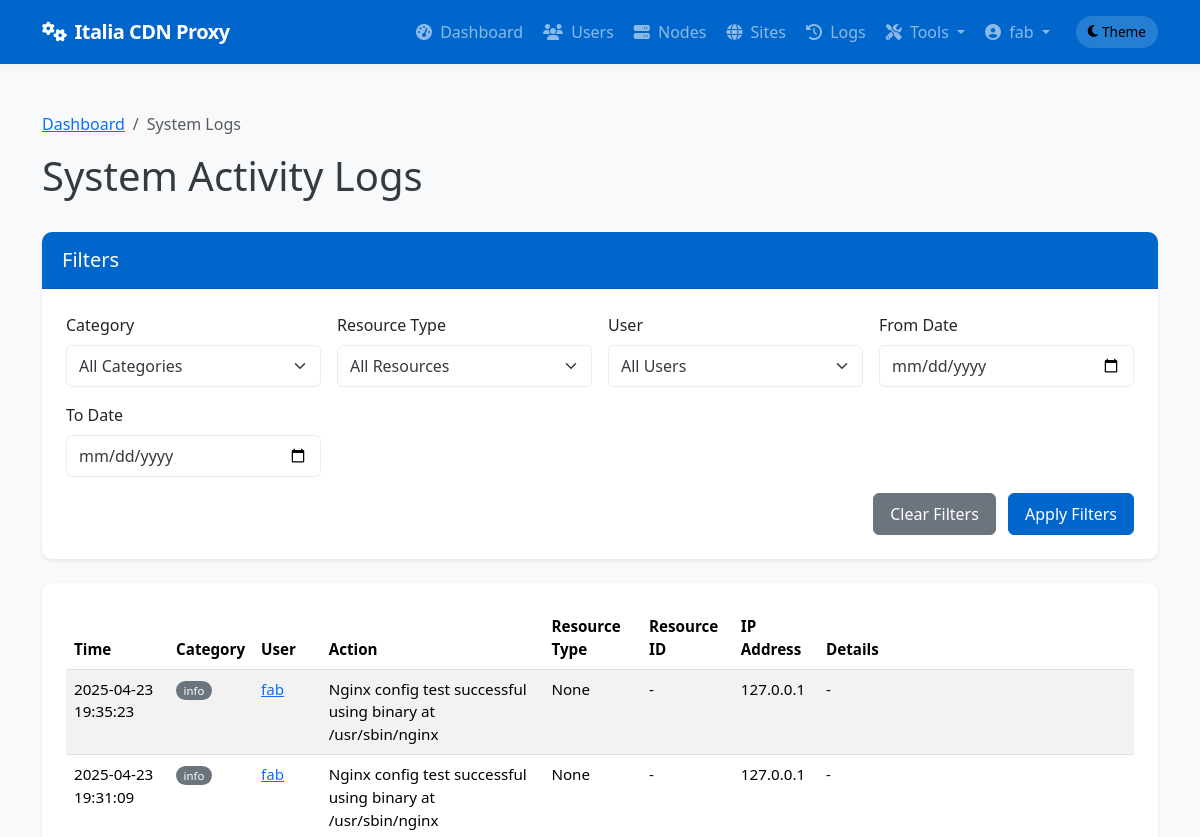
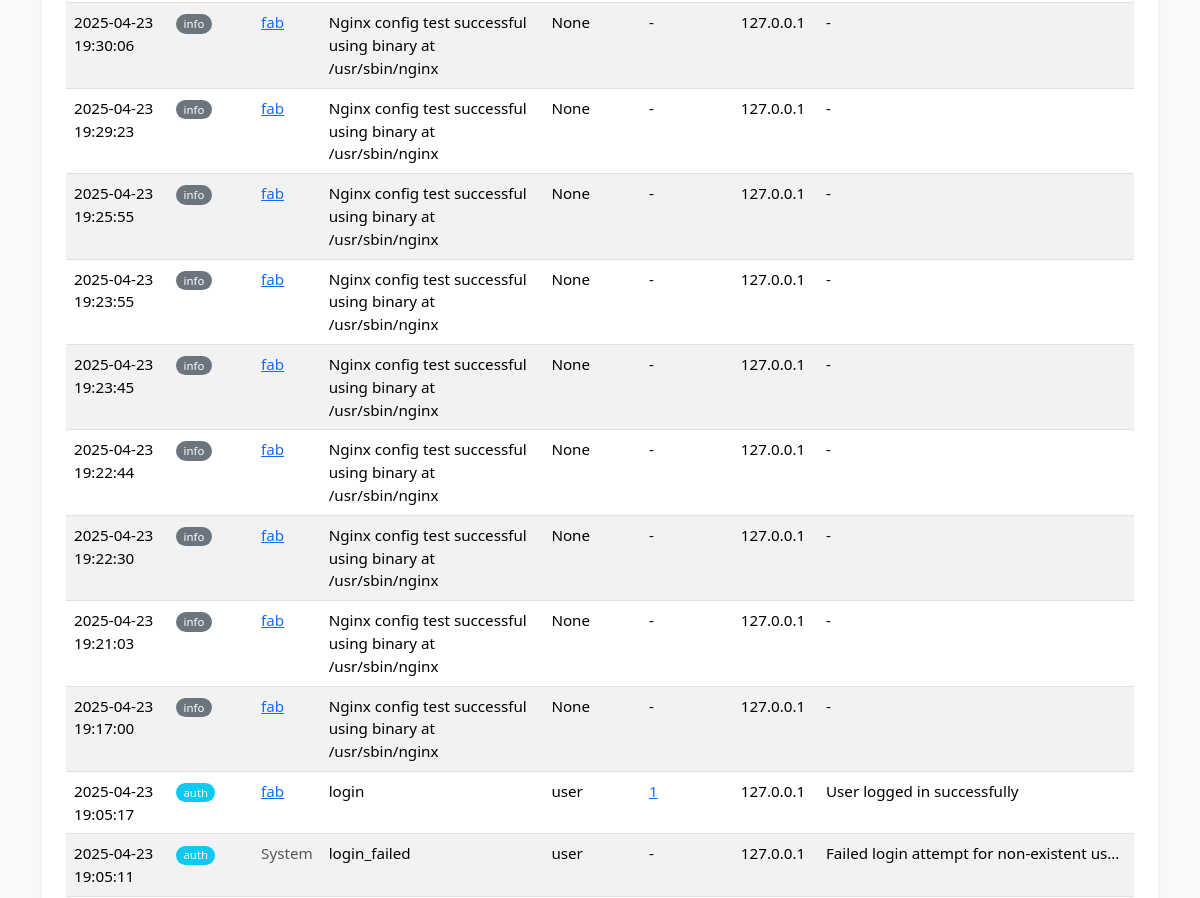
The page /admin/system/logs (signed in, upper part) on the database as committed earlier (2 pictures, top to bottom).
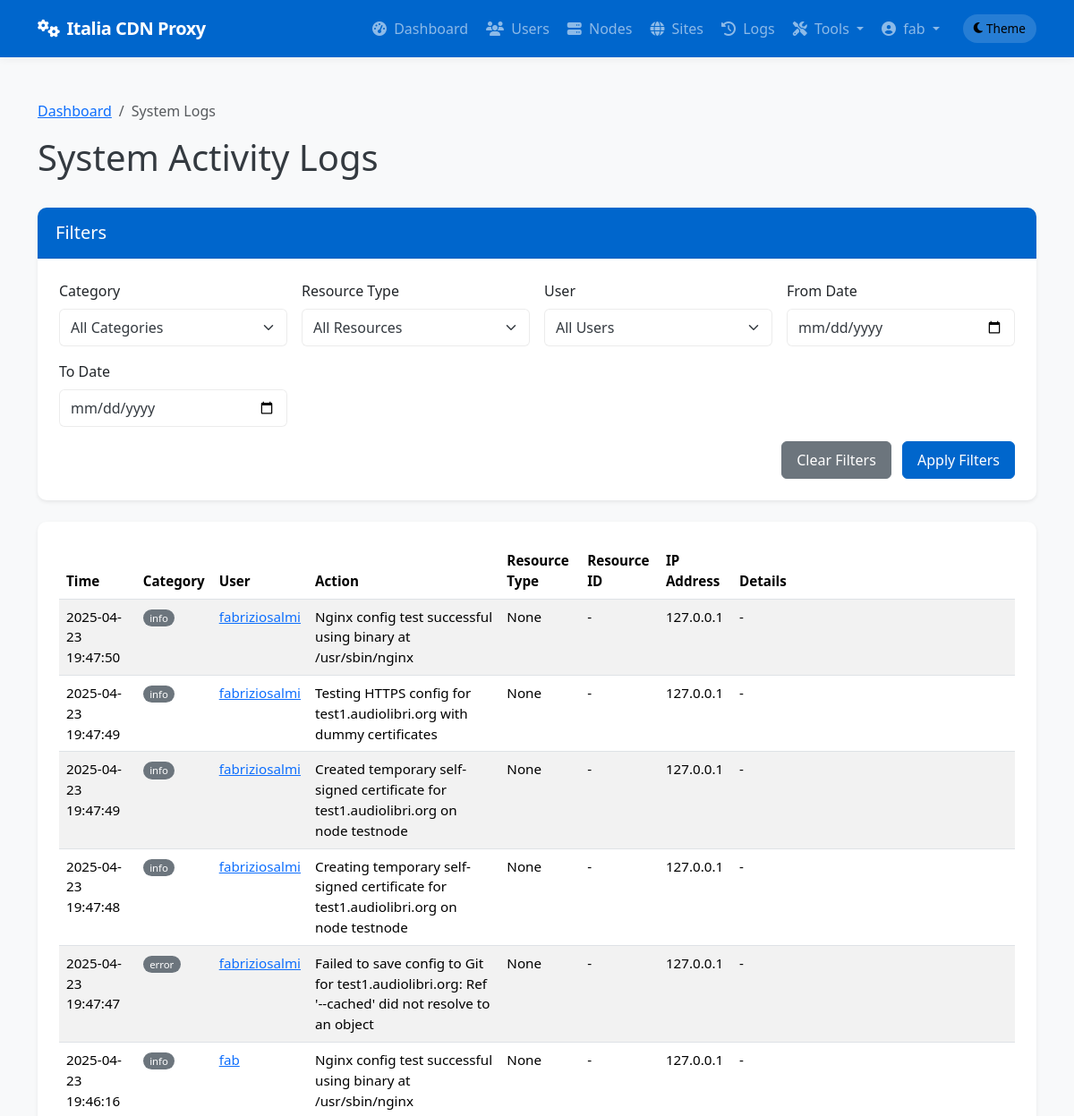
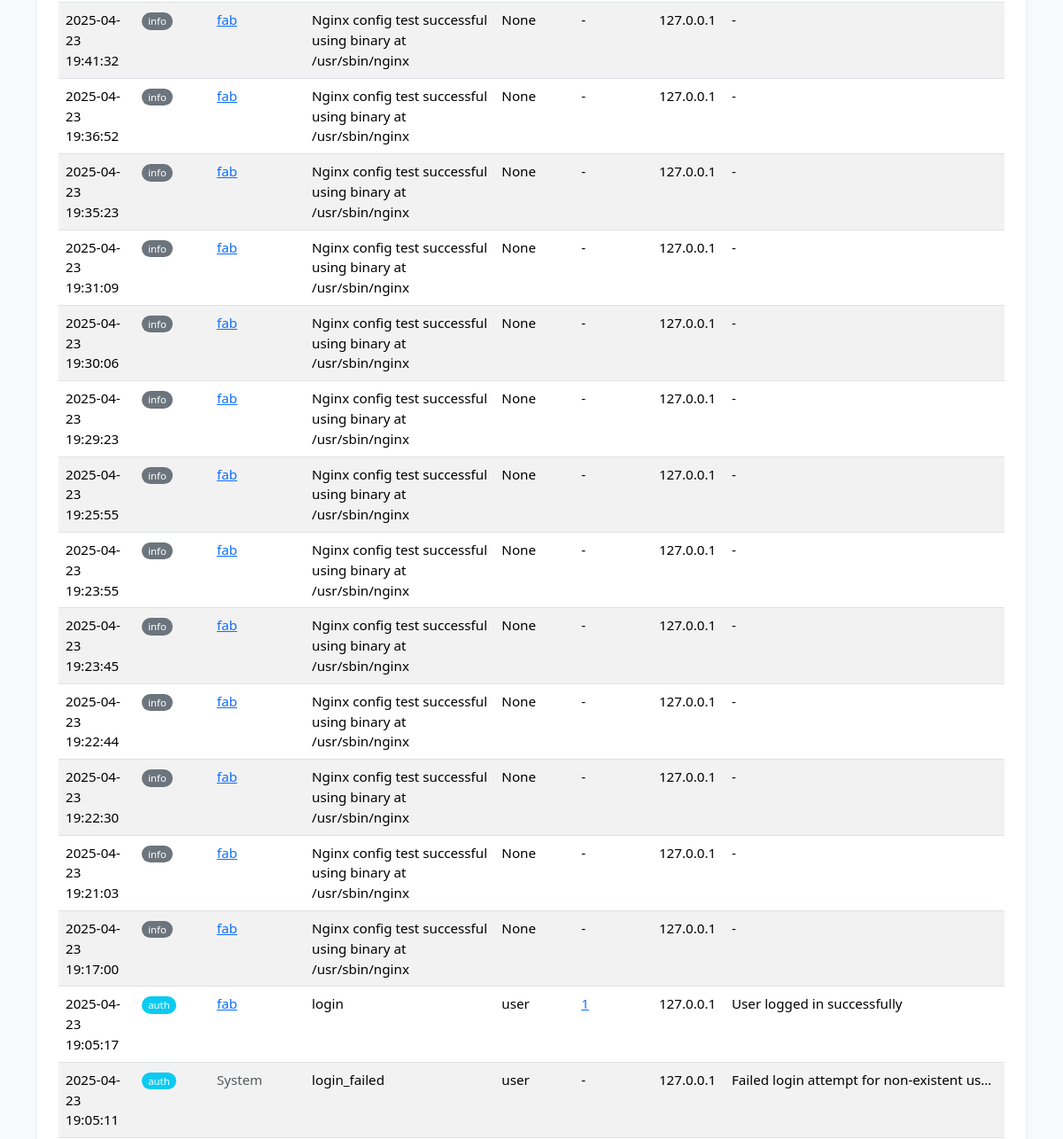
The same page on the database as committed later (2 pictures, top to bottom).
### app/models/models.py (models this page shows, shortened)
class SystemLog(db.Model):
    __tablename__ = 'system_logs'
    id = db.Column(db.Integer, primary_key=True)
    user_id = db.Column(db.Integer, db.ForeignKey('users.id'), nullable=True)  # Null for system events
    category = db.Column(db.String(32), nullable=False)  # auth, admin, system, security, etc.
    action = db.Column(db.String(64), nullable=False)    # login, logout, create, delete, etc.
    resource_type = db.Column(db.String(32), nullable=True)  # user, node, site, etc.
    resource_id = db.Column(db.Integer, nullable=True)       # ID of the affected resource
    details = db.Column(db.Text, nullable=True)              # Additional details
    ip_address = db.Column(db.String(45), nullable=True)     # IP address of user/system
    created_at = db.Column(db.DateTime, default=datetime.utcnow)
    user = db.relationship('User', backref=db.backref('system_logs', lazy='dynamic'))

class User(db.Model):
    __tablename__ = 'users'
    id = db.Column(db.Integer, primary_key=True)
    username = db.Column(db.String(64), unique=True, index=True, nullable=False)
    email = db.Column(db.String(120), unique=True, index=True, nullable=False)
    password_hash = db.Column(db.String(128), nullable=False)
    role = db.Column(db.String(20), nullable=False, default='client')  # 'admin' or 'client'
    is_active = db.Column(db.Boolean, default=True)
    created_at = db.Column(db.DateTime, default=datetime.utcnow)
    last_login = db.Column(db.DateTime, nullable=True)
    sites = db.relationship('Site', backref='owner', lazy='dynamic')
    def is_admin(self):
        return self.role == 'admin'

### app/controllers/admin.py (the view, shortened to what this page needs)
@admin.route('/system/logs')
@login_required
@admin_required
def system_logs():
    category = request.args.get('category')
    user_id = request.args.get('user_id')
    resource_type = request.args.get('resource_type')
    from_date = request.args.get('from_date')
    to_date = request.args.get('to_date')
    from app.models.models import SystemLog
    query = SystemLog.query
    if category:
        query = query.filter(SystemLog.category == category)
    if user_id:
        query = query.filter(SystemLog.user_id == user_id)
    if resource_type:
        query = query.filter(SystemLog.resource_type == resource_type)
    if from_date:
        try:
            from_datetime = datetime.strptime(from_date, '%Y-%m-%d')
            query = query.filter(SystemLog.created_at >= from_datetime)
        except ValueError:
            pass
    categories = db.session.query(SystemLog.category).distinct().all()
    resource_types = db.session.query(SystemLog.resource_type).distinct().all()
    users = User.query.all()
    page = request.args.get('page', 1, type=int)
    logs = query.order_by(SystemLog.created_at.desc()).paginate(page=page, per_page=50)
    return render_template('admin/system_logs.html',
                          logs=logs,
                          categories=[c[0] for c in categories if c[0]],
                          resource_types=[r[0] for r in resource_types if r[0]],
                          users=users,
                          filters={
                              'category': category,
                              'user_id': user_id,
                              'resource_type': resource_type,
                              'from_date': from_date,
                              'to_date': to_date
                          })

### app/models/__init__.py (called while the page is built)
@login_manager.user_loader
def load_user(user_id):
    return User.query.get(int(user_id))

### app/services/access_control.py (called while the page is built)
def admin_required(f):
    @wraps(f)
    def decorated_function(*args, **kwargs):
        if not current_user.is_admin():
            flash('You need admin privileges to access this page.', 'error')
            return abort(403)
        return f(*args, **kwargs)
    return decorated_function

### app/templates/admin/system_logs.html (shortened to what the changed rows need)
{% extends 'base.html' %}
{% block content %}
<div class="container py-4">
    <div class="d-flex justify-content-between align-items-center mb-4">
        <h1>System Activity Logs</h1>
    </div>
    <div class="card shadow-sm">
        <div class="card-body">
            {% if logs.items %}
                <div class="table-responsive">
                    <table class="table table-striped table-hover">
                        <thead>
                            <tr>
                                <th>Time</th>
                                <th>Category</th>
                                <th>User</th>
                                <th>Action</th>
                                <th>Resource Type</th>
                                <th>Resource ID</th>
                                <th>IP Address</th>
                                <th>Details</th>
                            </tr>
                        </thead>
                        <tbody>
                            {% for log in logs.items %}
                            <tr>
                                <td>{{ log.created_at.strftime('%Y-%m-%d %H:%M:%S') }}</td>
                                <td>
                                    <span class="badge rounded-pill
                                    {% if log.category == 'auth' %}bg-info
                                    {% elif log.category == 'admin' %}bg-primary
                                    {% elif log.category == 'security' %}bg-danger
                                    {% elif log.category == 'system' %}bg-success
                                    {% else %}bg-secondary{% endif %}">
                                        {{ log.category }}
                                    </span>
                                </td>
                                <td>
                                    {% if log.user %}
                                        <a href="{{ url_for('admin.edit_user', user_id=log.user_id) }}">{{ log.user.username }}</a>
                                    {% else %}
                                        <span class="text-muted">System</span>
                                    {% endif %}
                                </td>
                                <td>{{ log.action }}</td>
                                <td>{{ log.resource_type }}</td>
                                <td>
                                    {% if log.resource_type == 'site' and log.resource_id %}
                                        <a href="{{ url_for('admin.view_site', site_id=log.resource_id) }}">{{ log.resource_id }}</a>
                                    {% elif log.resource_type == 'node' and log.resource_id %}
                                        <a href="{{ url_for('admin.view_node', node_id=log.resource_id) }}">{{ log.resource_id }}</a>
                                    {% elif log.resource_type == 'user' and log.resource_id %}
                                        <a href="{{ url_for('admin.edit_user', user_id=log.resource_id) }}">{{ log.resource_id }}</a>
                                    {% else %}
                                        {{ log.resource_id if log.resource_id else '-' }}
                                    {% endif %}
                                </td>
                                <td>{{ log.ip_address or '-' }}</td>
                                <td>
                                    <span class="text-truncate d-inline-block" style="max-width: 300px;" title="{{ log.details }}">
                                        {{ log.details or '-' }}
                                    </span>
                                </td>
                            </tr>
                            {% endfor %}
                        </tbody>
                    </table>
                </div>
            {% else %}
                <div class="alert alert-info mb-0">
                    <i class="fas fa-info-circle me-2"></i> No system logs found matching your criteria.
                </div>
            {% endif %}
        </div>
    </div>
</div>
{% endblock %}

Rows that differ between the two databases and show on the page:
added SystemLog: created_at "2025-04-23 19:47:50", category "info", user.username "fabriziosalmi", action "Nginx config test successful using binary at /usr/sbin/nginx", resource_type "None", resource_id "-", ip_address "127.0.0.1", details "-"
added SystemLog: created_at "2025-04-23 19:47:49", category "info", user.username "fabriziosalmi", action "Testing HTTPS config for test1.audiolibri.org with dummy certificates", resource_type "None", resource_id "-", ip_address "127.0.0.1", details "-"
added SystemLog: created_at "2025-04-23 19:47:49", category "info", user.username "fabriziosalmi", action "Created temporary self-signed certificate for test1.audiolibri.org on node testnode", resource_type "None", resource_id "-", ip_address "127.0.0.1", details "-"
added SystemLog: created_at "2025-04-23 19:47:48", category "info", user.username "fabriziosalmi", action "Creating temporary self-signed certificate for test1.audiolibri.org on node testnode", resource_type "None", resource_id "-", ip_address "127.0.0.1", details "-"
added SystemLog: created_at "2025-04-23 19:47:47", category "error", user.username "fabriziosalmi", action "Failed to save config to Git for test1.audiolibri.org: Ref '--cached' did not resolve to an object", resource_type "None", resource_id "-", ip_address "127.0.0.1", details "-"
added SystemLog: created_at "2025-04-23 19:46:16", category "info", user.username "fab", action "Nginx config test successful using binary at /usr/sbin/nginx", resource_type "None", resource_id "-", ip_address "127.0.0.1", details "-"
added SystemLog: created_at "2025-04-23 19:41:32", category "info", user.username "fab", action "Nginx config test successful using binary at /usr/sbin/nginx", resource_type "None", resource_id "-", ip_address "127.0.0.1", details "-"
added SystemLog: created_at "2025-04-23 19:36:52", category "info", user.username "fab", action "Nginx config test successful using binary at /usr/sbin/nginx", resource_type "None", resource_id "-", ip_address "127.0.0.1", details "-"
